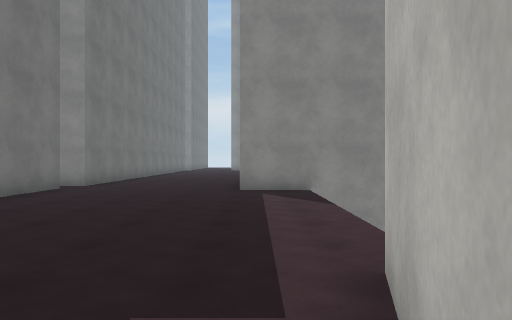
[1] (above)

24 first-person views from a walk through a scene from a Unity 3-D project. The camera is 1.4 m above the floor, looks level and sees 70° across. The floor is counted in squares, 2 m on a side. Each view is taken from the middle of a square. On the plan, view 1 faces up. The plan holds only what a view shows up to about 11 squares ahead; the rest is blank. The place goes on beyond the plan. The player is left out. Surface patterns are stand-ins for the level's own textures.

[2]
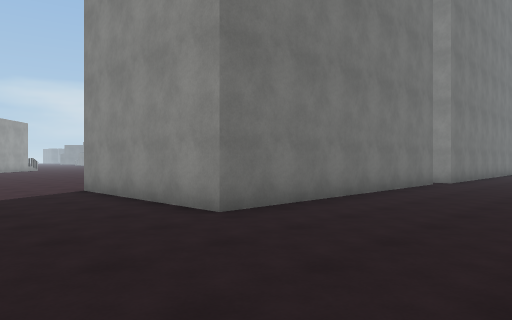

[3]
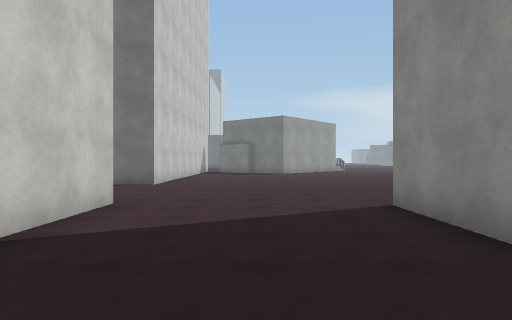

[4]
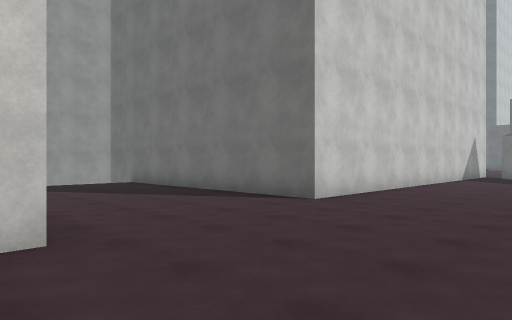

[5]
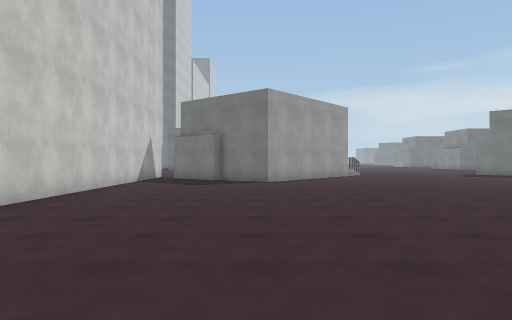

[6]
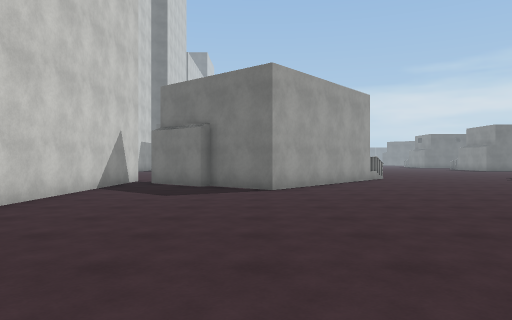

[7]
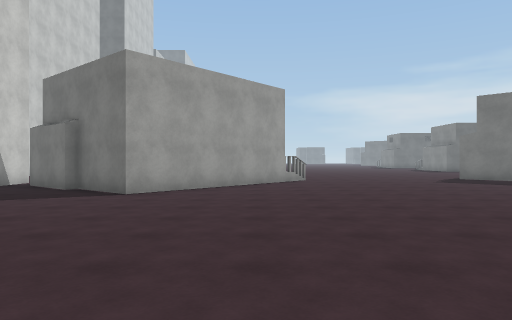

[8]
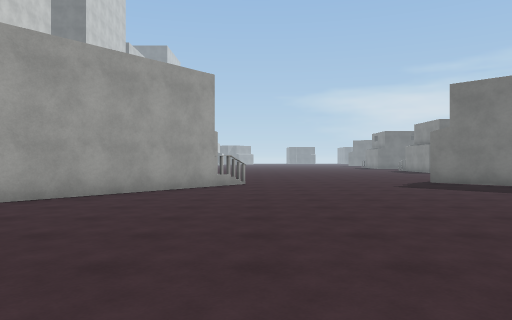

[9]
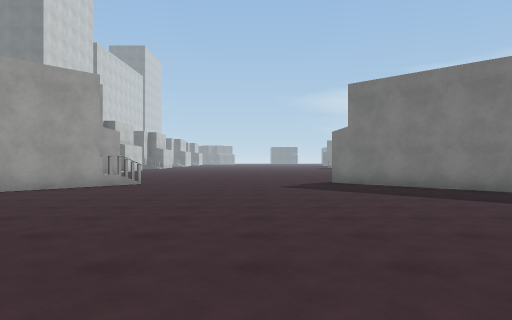

[10]
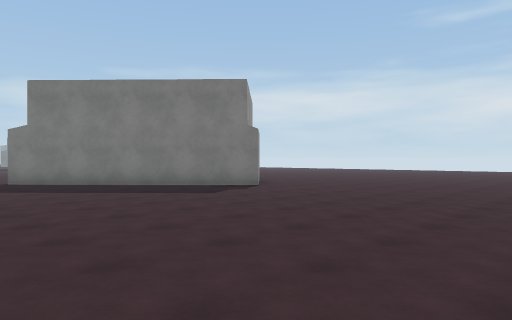

[11]
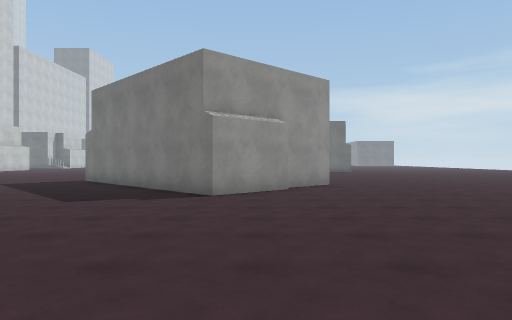

[12]
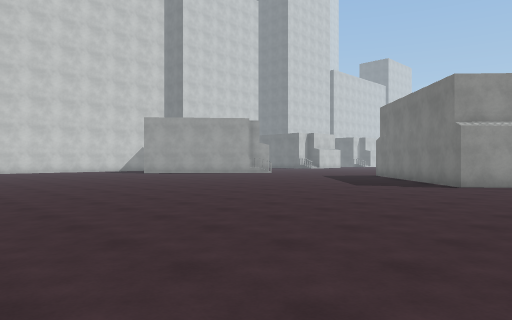

[13]
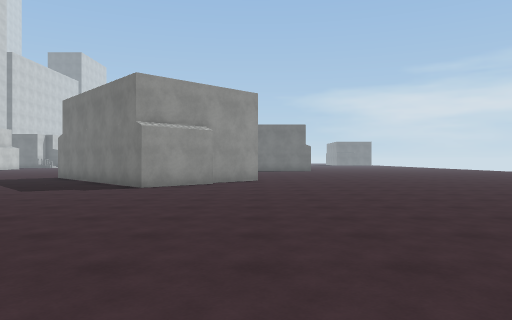

[14]
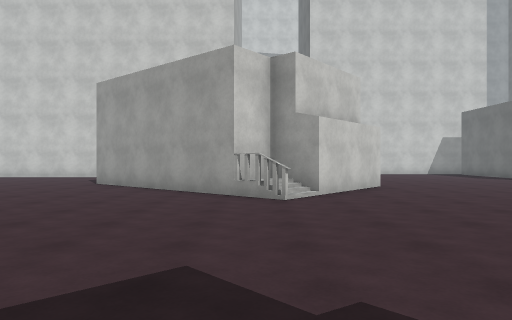

[15]
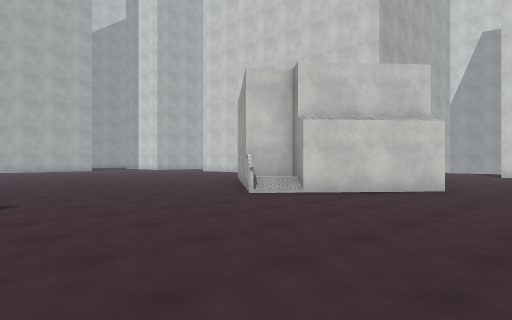

[16]
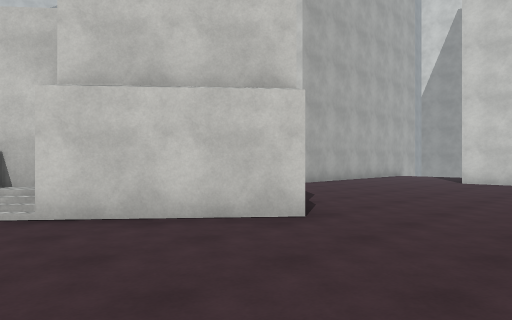

[17]
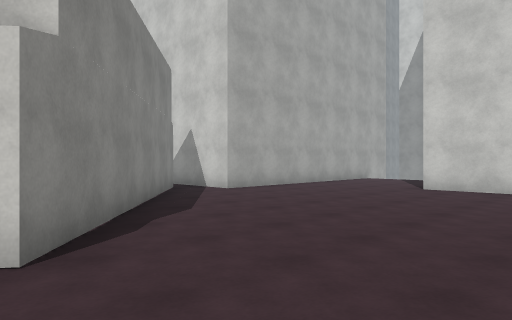

[18]
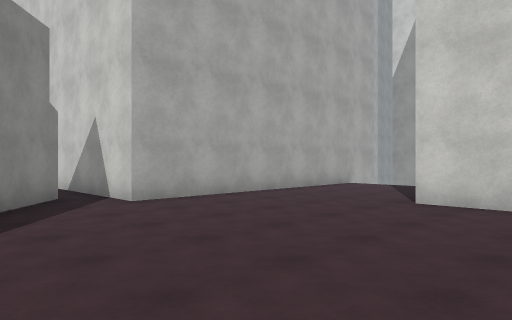

[19]
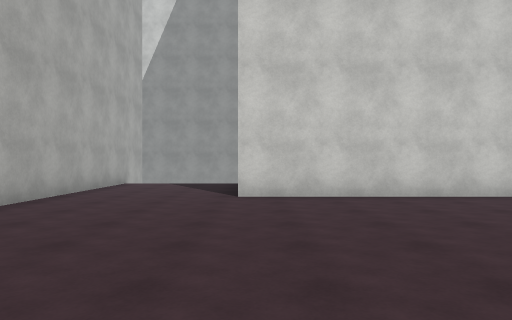

[20]
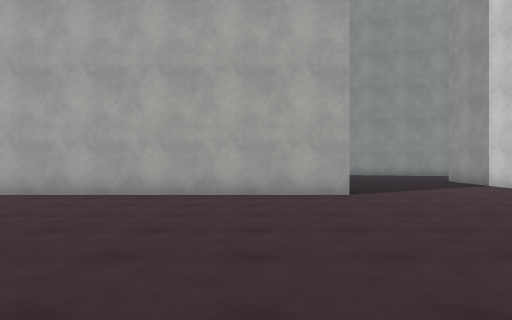

[21]
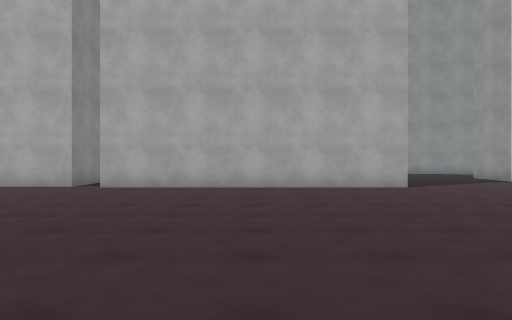

[22]
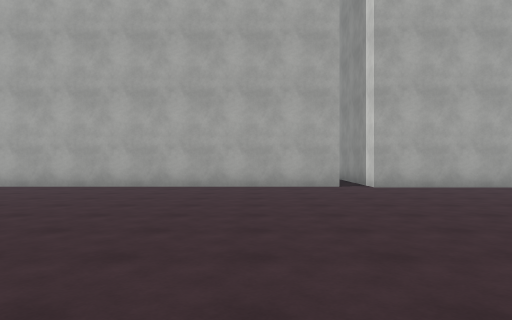

[23]
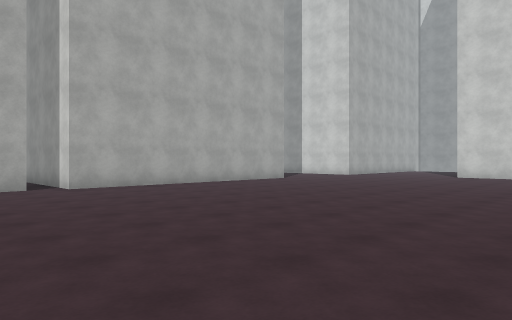

[24]
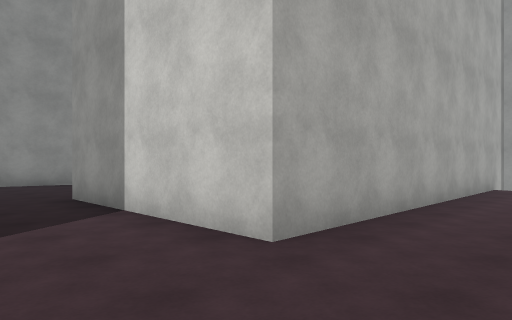

### Floor plan
Points are (right, up) in squares from view 1. A wall is a line through its corners. A room is listed if a view was taken in it or the views show most of it. See-through windows are left out.
Room 1 (views 1, 2, 3, 4, 5, 6, 7, 8, 9, 10, 11, 12, 13, 14, 15, 16, 17, 18, 19, 20, 21, 22, 23, 24)
walls: (-9.4, 9.8) (-9.4, 18.8); (-4.8, 9) (-4.8, 1.1) (-9.7, 1.1) (-9.7, 9) (-6.4, 9); (-27.6, 4.8) (-22.4, 0.4) (-23.7, -1.2) (-23.5, -1.4) (-24.9, -3.1) (-30.3, 1.4) (-28.2, 3.8) (-27.3, 3) (-26.5, 4); (-4.6, 11) (-4.6, 9.8); (-24.7, 16.8) (-23.1, 15.2) (-28.2, 10.3); (-26.3, 18.1) (-25, 16.7); (0.3, 0.3) (0.8, 2.3); (-1.1, -4.7) (-0.6, -2.9); (-9.9, -11.5) (-9.9, -3.3) (-5, -3.3); (2.6, 8.4) (-0.4, 8.5); (-26.1, -11) (-26.1, -3.9) (-14.4, -3.9) (-14.4, -10.2); (-33.5, -7) (-29.6, -7)
ways out: opening at (-26, 19.5)

Where each view was taken, in squares from view 1:
view 1: 0 up, 0 right, facing up
view 2: 2 down, 1 left, facing up-left
view 3: 1 down, 4 left, facing left
view 4: 0 up, 9 left, facing down-left
view 5: 0 up, 11 left, facing left
view 6: 0 up, 14 left, facing left
view 7: 3 up, 15 left, facing left
view 8: 5 up, 17 left, facing left
view 9: 8 up, 17 left, facing left
view 10: 8 up, 16 left, facing up-left
view 11: 16 up, 16 left, facing left
view 12: 18 up, 13 left, facing down-left
view 13: 18 up, 14 left, facing left
view 14: 11 up, 27 left, facing down
view 15: 10 up, 33 left, facing down-right
view 16: 5 up, 33 left, facing down-right
view 17: 2 up, 33 left, facing down-right
view 18: 1 down, 32 left, facing down-right
view 19: 0 up, 30 left, facing down
view 20: 3 up, 17 left, facing right
view 21: 5 up, 19 left, facing right
view 22: 12 up, 19 left, facing right
view 23: 12 up, 19 left, facing down-right
view 24: 1 down, 12 left, facing down-right
